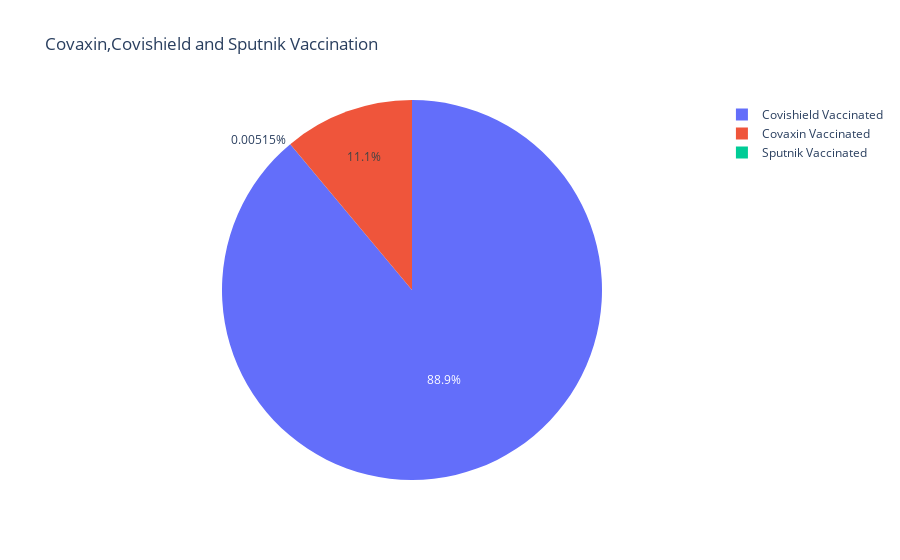

Notebook source saved alongside this figure:
### Markdown cell above
### Pie Chart indicating Vaccination Ratio with respect to the type of vaccine

### Code cell
Covaxin = India[" Covaxin (Doses Administered)"].sum() 
Covishield = India["CoviShield (Doses Administered)"].sum()  
Sputnik = India['Sputnik V (Doses Administered)'].sum()
px.pie(names=["Covaxin Vaccinated","Covishield Vaccinated","Sputnik Vaccinated"],values=[Covaxin,Covishield,Sputnik],title="Covaxin,Covishield and Sputnik Vaccination")

### Figure 1 — Plotly figure (JSON) as saved in the notebook; plotly's stock layout.template omitted (floating-point values rounded to 4 significant figures)
{"data": [{"domain": {"x": [0, 1], "y": [0, 1]}, "hovertemplate": "label=%{label}<br>value=%{value}<extra></extra>", "labels": ["Covaxin Vaccinated", "Covishield Vaccinated", "Sputnik Vaccinated"], "legendgroup": "", "name": "", "showlegend": true, "type": "pie", "values": [23442881, 188324712, 10898]}], "layout": {"legend": {"tracegroupgap": 0}, "title": {"text": "Covaxin,Covishield and Sputnik Vaccination"}}}
